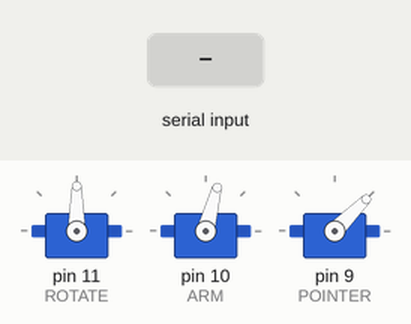
This sketch was run on a simulated Arduino Uno, built with avr-gcc and run on an emulated ATmega328P. Shown: 3 × servo. Inputs (shaded band) come from the test bench.

Above: at 2.9 s.
3.0 s: "1" received over Serial
At 4.12 s:
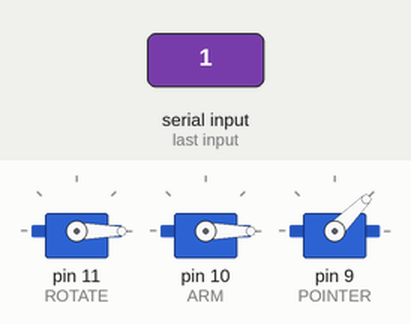
At 4.6 s:
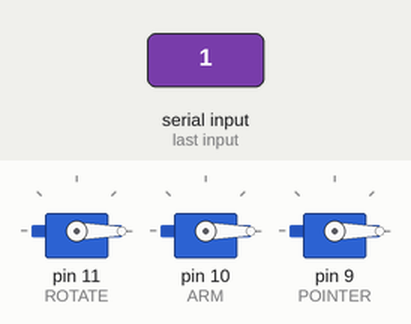
Timing chart, 0 to 6.1 s (numbered marks = the images above; inputs shaded):
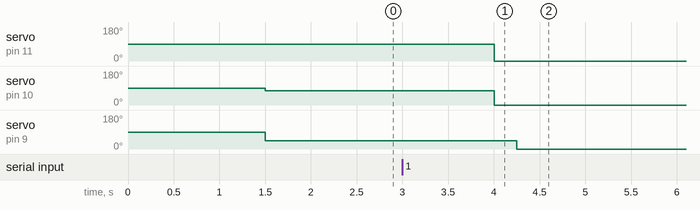

Measured:
- after the input at 3.0 s, servo on pin 11 (ROTATE): 90° → 0° after 1.0 s; servo on pin 10 (ARM): 75° → 0° after 1.0 s; servo on pin 9 (POINTER): 45° → 0° after 1.3 s

The sketch:

rf_arduino.ino
```cpp
/******************************************************
Arduino program
******************************************************/

#include <Servo.h>

#define ROTATE 11
#define POINTER 9
#define ARM 10

#define SLEEP_TIME 250
/* Global variables */
typedef struct pt {
  float _r;
  float _p;
  float _a;
} pt_struct;

/* Servos */
Servo servo_rotate;
Servo servo_pointer;
Servo servo_arm;

/* actual point */
pt_struct *actual_position;

int s_size = (int) sizeof(struct pt);

float r_pos = 90;
float p_pos = 45;
float a_pos = 75;

/**********************
 * void setup() - Initialisations
 ***********************/
void setup() {

  //  Setup
  Serial.begin(9600);

  //  Attach servos

  servo_rotate.attach( ROTATE );
  servo_arm.attach( ARM );
  servo_pointer.attach( POINTER );
  delay(1500);

  //  Set & move to initial default position
  servo_rotate.write(r_pos);


  servo_pointer.write(p_pos);
  servo_arm.write(a_pos);
  delay(SLEEP_TIME);

}

/******************************************************
Serial read and movement
******************************************************/

void loop(){

  if( Serial.available() )  {
    //received data in buffer
    char data_buff[s_size];
    // Serial read
    Serial.readBytes(data_buff, s_size);
    // convert to a point struct
    actual_position = (pt_struct*)(&data_buff);
    // move the finger
    r_pos = actual_position->_r;
    p_pos = actual_position->_p;
    a_pos = actual_position->_a;

    if(servo_arm.read()<a_pos){
    servo_rotate.write(r_pos);
    delay(SLEEP_TIME);
    servo_pointer.write(p_pos);
    delay(SLEEP_TIME);
    //moveArm(a_pos, a_pos);
    servo_arm.write(a_pos);
    }
    else{
    //moveArm(a_pos, a_pos);
    servo_arm.write(a_pos);
      servo_rotate.write(r_pos);
    delay(SLEEP_TIME);
    servo_pointer.write(p_pos);
    delay(SLEEP_TIME);
    }

  }
}

/* Function that controls robotic finger */
void moveArm(float initPos,float endPos) {
  bool flag = 0;
  float time;
    initPos = servo_arm.read();
    if((initPos-endPos)==0){
      time = 1500;
    }
    else{
    time = 1000/abs(initPos-endPos);
    }

  for(float i = initPos;i < endPos; i++){
    servo_arm.write(i);
    delay(time);
  }
  for(float i = initPos;i > endPos; i--){
    servo_arm.write(i);
    delay(time);
  }
}
```
